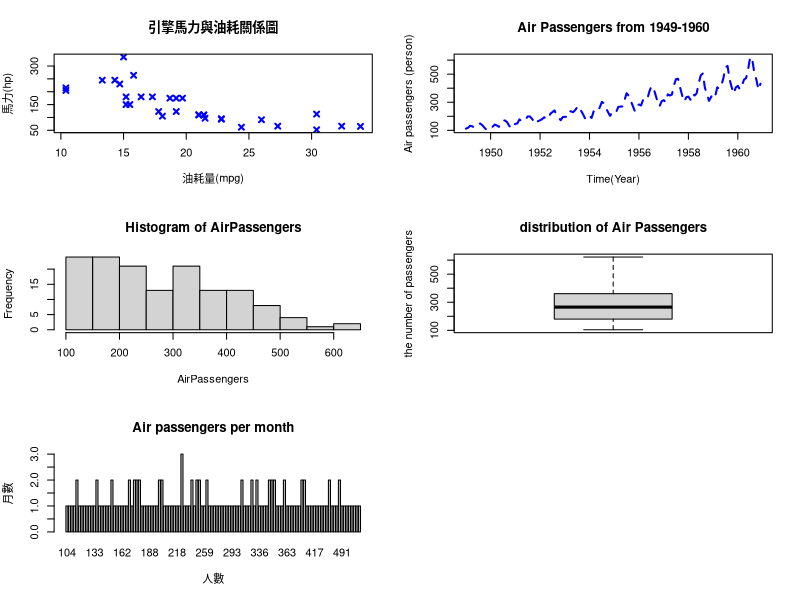

Write R code to recreate this figure.
par(mfrow = c(3, 2))
#散步圖
plot (mtcars$mpg, mtcars$hp, main="引擎馬力與油耗關係圖",xlab="油耗量(mpg)", ylab="馬力(hp)", col="blue", lwd=2, lty=2,pch=4)
#線圖
plot(AirPassengers, main="Air Passengers from 1949-1960", xlab="Time(Year)", ylab="Air passengers (person)", col="blue", lwd=2, lty=2,pch=4)
#直方圖
hist(AirPassengers)
#盒鬚圖
boxplot(AirPassengers, main= "distribution of Air Passengers", ylab="the number of passengers")
#長條圖
barplot(table(factor(AirPassengers)), main="Air passengers per month", xlab="人數", ylab="月數")
